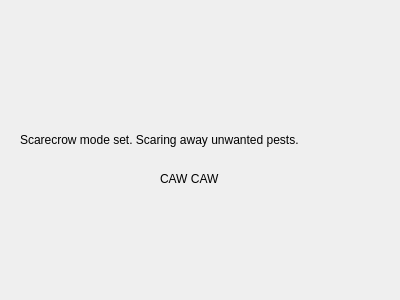
<?xml version="1.0" encoding="UTF-8"?>
<ui version="4.0">
 <class>Scarecrow</class>
 <widget class="QDialog" name="Scarecrow">
  <property name="geometry">
   <rect>
    <x>0</x>
    <y>0</y>
    <width>400</width>
    <height>300</height>
   </rect>
  </property>
  <property name="windowTitle">
   <string>Dialog</string>
  </property>
  <widget class="QLabel" name="label">
   <property name="geometry">
    <rect>
     <x>20</x>
     <y>130</y>
     <width>391</width>
     <height>20</height>
    </rect>
   </property>
   <property name="text">
    <string>Scarecrow mode set. Scaring away unwanted pests.</string>
   </property>
  </widget>
  <widget class="QLabel" name="label_2">
   <property name="geometry">
    <rect>
     <x>160</x>
     <y>170</y>
     <width>81</width>
     <height>17</height>
    </rect>
   </property>
   <property name="text">
    <string>CAW CAW</string>
   </property>
  </widget>
 </widget>
 <resources/>
 <connections/>
</ui>
